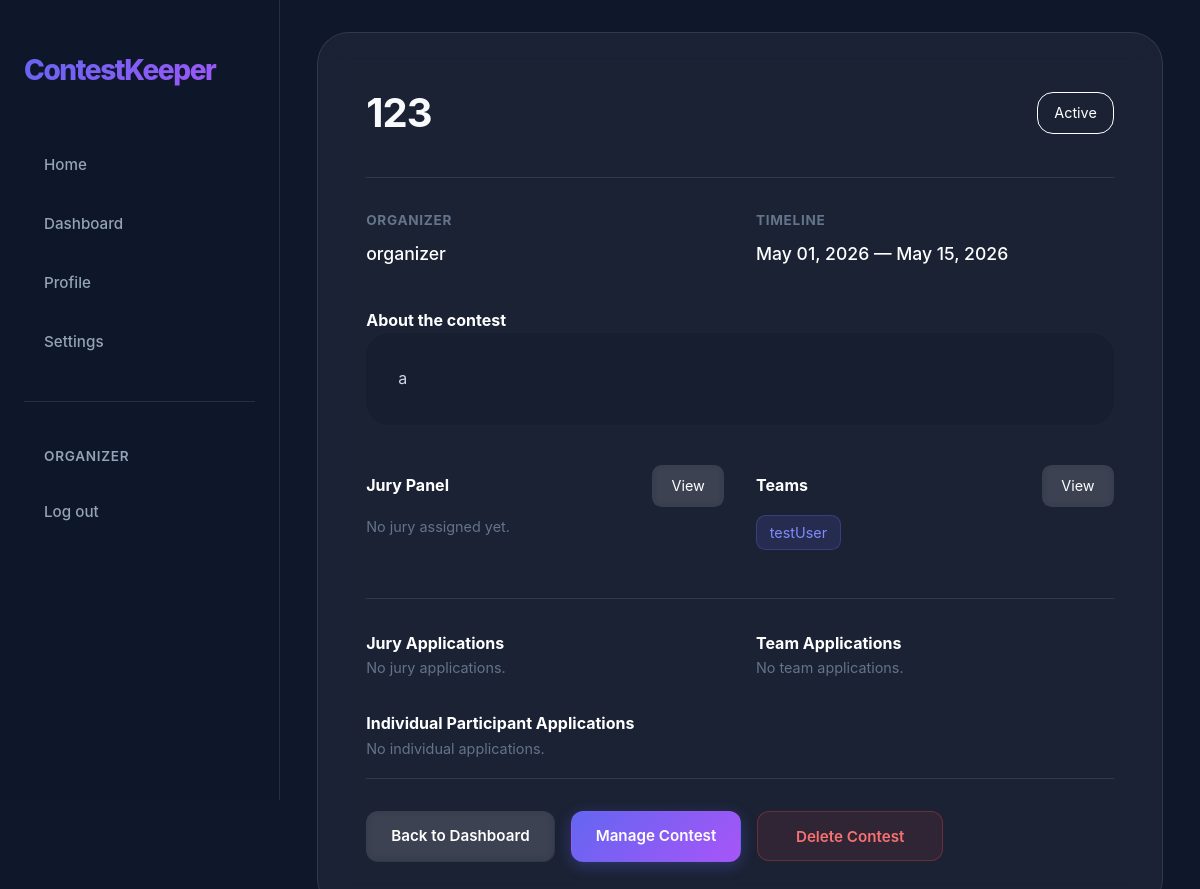
Screenshot of /contests/4/ (signed in) with the database file from the repository.
### app/models.py (models this page shows, shortened)
class User(AbstractUser):
    first_name = None
    last_name = None
    class Role(models.TextChoices):
        ORGANIZER = "ORGANIZER", "Organizer"
        JURY = "JURY", "Jury"
        PARTICIPANT = "PARTICIPANT", "Participant"
    username = models.CharField(max_length=20, unique=True)
    bio = models.CharField(max_length=200, blank=True)
    role = models.CharField(choices=Role.choices, default=Role.PARTICIPANT)

class Contest(models.Model):
    class Status(models.TextChoices):
        DRAFT = "DRAFT", "Draft"
        REGISTRATION = "REGISTRATION", "Registration"
        RUNNING = "RUNNING", "Running"
        FINISHED = "FINISHED", "Finished"
    name = models.CharField(max_length=20)
    description = models.TextField(max_length=200)
    start_date = models.DateTimeField()
    end_date = models.DateTimeField()
    organizer = models.ForeignKey(User, on_delete=models.CASCADE, related_name="organized_contests", null=True, blank=True)
    status = models.CharField(choices=Status.choices, default=Status.DRAFT)
    is_draft = models.BooleanField(default=True)
    jurys = models.ManyToManyField(User, related_name="judged_contests", blank=True)
    participants = models.ManyToManyField(User, related_name="participated_contests", blank=True)
    teams = models.ManyToManyField(Team, related_name="teams_in_contests", blank=True)

### app/views.py (the view)
# urls.py: path("<int:pk>/",                           views.ContestDetailView.as_view(), name="contest_detail"),
class ContestDetailView(DetailView):
    model = Contest
    template_name = "app/contest_detail.html"
    context_object_name = "contest"
    def get_object(self, queryset=None):
        contest = super().get_object(queryset)
        if contest.status == Contest.Status.DRAFT and contest.organizer != self.request.user:
            raise Http404("Contest is in draft or you don't have access.")
        return contest
    def get_context_data(self, **kwargs):
        contest = self.object
        user = self.request.user
        is_authenticated = user.is_authenticated
        t_applications = contest.contest_apps.filter(
            application_type=Application.Type.TEAM,
            status=Application.Status.PENDING,
        )
        j_applications = contest.contest_apps.filter(
            application_type=Application.Type.JURY,
            status=Application.Status.PENDING,
        )
        p_applications = contest.contest_apps.filter(
            application_type=Application.Type.PARTICIPANT,
            status=Application.Status.PENDING,
        )
        return super().get_context_data(
            team_applications=t_applications,
            jury_applications=j_applications,
            participant_applications=p_applications,
            has_pending_p_app=contest.contest_apps.filter(
                user=user,
                application_type=Application.Type.TEAM,
                status=Application.Status.PENDING,
            ).exists() if is_authenticated else False,
            has_pending_j_app=contest.contest_apps.filter(
                user=user,
                application_type=Application.Type.JURY,
                status=Application.Status.PENDING,
            ).exists() if is_authenticated else False,
            **kwargs,
        )

### app/templates/app/contest_detail.html (shortened to what this page needs)
{% load static %}
<!DOCTYPE html>
<html lang="en">
<head>
    <link rel="stylesheet" href="{% static 'css/common.css' %}">
    <link rel="stylesheet" href="{% static 'css/contest_detail.css' %}">
    <link href="{% static 'fonts/origin.css' %}" rel="stylesheet">
</head>
<body>
    {% include 'app/nav.html' %}
    <main class="dashboard-container">
        <div class="detail-card">
            <div class="detail-header">
                <h1 class="detail-title">{{ contest.name }}</h1>
                <span class="status-indicator">Active</span>
            </div>
            <div class="info-grid">
                <div class="info-item">
                    <h4>Organizer</h4>
                    <p>{{ contest.organizer.username }}</p>
                </div>
                <div class="info-item">
                    <h4>Timeline</h4>
                    <p>{{ contest.start_date|date:"M d, Y" }} — {{ contest.end_date|date:"M d, Y" }}</p>
                </div>
            </div>
            <h4>About the contest</h4>
            <div class="description-box">
                {{ contest.description }}
            </div>
            <div class="roles-section">
                <div>
                    <div style="display: flex; justify-content: space-between; align-items: center; margin-bottom: 0.5rem;">
                        <h4 style="margin: 0;">Jury Panel</h4>
                        <a href="{% url 'contest_jurys' contest.pk %}" class="btn-sm btn-secondary">View</a>
                    </div>
                    <div class="user-list">
                        {% for judge in contest.jurys.all %}
                        <span class="user-tag">{{ judge.username }}</span>
                        {% empty %}
                        <span class="empty-label">No jury assigned yet.</span>
                        {% endfor %}
                    </div>
                </div>
                <div>
                    <div style="display: flex; justify-content: space-between; align-items: center; margin-bottom: 0.5rem;">
                        <h4 style="margin: 0;">Teams</h4>
                        <a href="{% url 'contest_teams' contest.pk %}" class="btn-sm btn-secondary">View</a>
                    </div>
                    <div class="user-list">
                        {% for participant in contest.participants.all %}
                        <span class="user-tag">{{ participant.username }}</span>
                        {% empty %}
                        <span class="empty-label">No teams formed yet.</span>
                        {% endfor %}
                    </div>
                </div>
            </div>
            {% if user == contest.organizer %}
            <div class="application-section">
                <div>
                    <h4>Jury Applications</h4>
                    {% for app in jury_applications %}
                    <div class="application-card">
                        <span>{{ app.user.username }}</span>
                        <div class="action-btns">
                            <form action="{% url 'approve_application' app.pk %}" method="POST"
                                style="display: inline;">
                                {% csrf_token %}
                                <button type="submit" class="btn-sm btn-tinted btn-approve">Approve</button>
                            </form>
                            <form action="{% url 'reject_application' app.pk %}" method="POST" style="display: inline;">
                                {% csrf_token %}
                                <button type="submit" class="btn-sm btn-tinted btn-reject">Reject</button>
                            </form>
                        </div>
                    </div>
                    {% empty %}
                    <p class="empty-label">No jury applications.</p>
                    {% endfor %}
                </div>
                <div>
                    <h4>Team Applications</h4>
                    {% for app in team_applications %}
                    <div class="application-card">
                        <span>{{ app.team.name }}</span>
                        <div class="action-btns">
                            <form action="{% url 'approve_application' app.pk %}" method="POST"
                                style="display: inline;">
                                {% csrf_token %}
                                <button type="submit" class="btn-sm btn-tinted btn-approve">Approve</button>
                            </form>
                            <form action="{% url 'reject_application' app.pk %}" method="POST" style="display: inline;">
                                {% csrf_token %}
                                <button type="submit" class="btn-sm btn-tinted btn-reject">Reject</button>
                            </form>
                        </div>
                    </div>
                    {% empty %}
                    <p class="empty-label">No team applications.</p>
                    {% endfor %}
                </div>
                <div>
                    <h4>Individual Participant Applications</h4>
                    {% for app in participant_applications %}
                    <div class="application-card">
                        <span>{{ app.user.username }}</span>
                        <div class="action-btns">
                            <form action="{% url 'approve_application' app.pk %}" method="POST"
                                style="display: inline;">
                                {% csrf_token %}
                                <button type="submit" class="btn-sm btn-tinted btn-approve">Approve</button>
                            </form>
                            <form action="{% url 'reject_application' app.pk %}" method="POST" style="display: inline;">
                                {% csrf_token %}
                                <button type="submit" class="btn-sm btn-tinted btn-reject">Reject</button>
                            </form>
                        </div>
                    </div>
                    {% empty %}
                    <p class="empty-label">No individual applications.</p>
                    {% endfor %}
                </div>
            </div>
            {% endif %}
            <div class="contest-actions">
                <a href="{% url 'dashboard' %}" class="btn btn-secondary">Back to Dashboard</a>
                {% if user == contest.organizer or user.is_staff %}
                <a href="{% url 'contest_edit' contest.pk %}" class="btn btn-primary">Manage Contest</a>
                {% endif %}
                {% if user == contest.organizer %}
                <form class="delete-form" action="{% url 'contest_delete' contest.pk %}" method="POST"
                    onsubmit="return confirm('Are you sure you want to delete this contest? This action cannot be undone.');">
                    <button type="submit" class="btn btn-tinted btn-delete">Delete Contest</button>
                </form>
                {% endif %}
            </div>
        </div>
    </main>
</body>
</html>

### app/templates/app/nav.html (shortened to what this page needs)
{% load static %}
<nav id="nav">
    <div class="nav-container">
        <a href="{% url 'home' %}" class="nav-logo">ContestKeeper</a>
        <div class="nav-links">
            <button data-url="{% url 'home' %}" class="nav-link" id="homeBtn">Home</button>
            <button data-url="{% url 'dashboard' %}" class="nav-link" id="dashboardBtn">Dashboard</button>
            <button data-url="{% url 'profile' %}" class="nav-link" id="profileBtn">Profile</button>
            <button data-url="{% url 'settings' %}" class="nav-link" id="settingsBtn">Settings</button>
            <hr class="nav-auth-divider">
            {% if user.is_authenticated %}
            <span class="nav-user">{{ user.username }}</span>
            <form method="post" action="{% url 'logout' %}" class="nav-logout-form">
                <button type="submit" class="nav-link">Log out</button>
            </form>
            {% else %}
            <a href="{% url 'register' %}" class="nav-link">Register</a>
            <a href="{% url 'login' %}" class="nav-link">Log in</a>
            {% endif %}
        </div>
    </div>
</nav>
<link rel="stylesheet" href="{% static 'css/nav.css' %}">

### app/static/css/common.css (style rules this page uses)
:root { --primary: #6366f1; --primary-hover: #4f46e5; --secondary: #a855f7; --bg-dark: #0f172a; --bg-card: rgba(30, 41, 59, 0.7); --text-main: #f8fafc; --text-muted: #94a3b8; --border: rgba(255, 255, 255, 0.1); --glass: rgba(255, 255, 255, 0.05); --glass-hover: rgba(255, 255, 255, 0.1); --shadow-lg: 0 10px 25px -5px rgba(0, 0, 0, 0.3), 0 8px 10px -6px rgba(0, 0, 0, 0.3); }
* { margin: 0; box-sizing: border-box; }
body { background-color: var(--bg-dark); color: var(--text-main); font-family: 'Inter', -apple-system, BlinkMacSystemFont, "Segoe UI", Roboto, Helvetica, Arial, sans-serif; line-height: 1.6; min-height: 100vh; }
.dashboard-container { width: 98%; margin: 0 auto; padding: 0.5rem; }
h1, h2, h3 { color: var(--text-main); letter-spacing: -0.025em; }
.btn { display: inline-flex; align-items: center; justify-content: center; padding: 0.75rem 1.5rem; border-radius: 0.75rem; font-weight: 600; font-size: 0.95rem; font-family: inherit; text-decoration: none; transition: all 0.2s ease; cursor: pointer; border: 1px solid transparent; gap: 0.5rem; }
.btn-primary { background: linear-gradient(135deg, var(--primary) 0%, var(--secondary) 100%); color: white; box-shadow: 0 4px 15px rgba(99, 102, 241, 0.3); }
.btn-secondary { background: rgba(255, 255, 255, 0.1); color: white; backdrop-filter: blur(4px); }

### app/static/css/contest_detail.css (style rules this page uses)
:root { --white: #fff; --black: 255, 255, 255; --header: #64748b; --tag: 99, 102, 241; --tag-bg: #818cf8; --green-bg: 34, 197, 94; --green-text: #4ade80; --red-bg: 239, 68, 68; --red-text: #f87171; }
.detail-card { background: var(--glass); border: 1px solid var(--border); border-radius: 2rem; padding: 3rem; backdrop-filter: blur(15px); width: min(900px, calc(100% - 2.5rem)); margin: 1.5rem auto; color: var(--white); box-sizing: border-box; }
.detail-header { border-bottom: 1px solid var(--border); padding-bottom: 2rem; margin-bottom: 2rem; display: flex; justify-content: space-between; align-items: center; }
.detail-title { margin: 0; font-size: 2.5rem; }
.info-grid { display: grid; grid-template-columns: repeat(2, 1fr); gap: 2rem; margin-bottom: 2.5rem; }
.info-item h4 { color: var(--header); font-size: 0.85rem; text-transform: uppercase; letter-spacing: 0.05em; margin-bottom: 0.5rem; }
.info-item p { font-size: 1.1rem; font-weight: 500; }
.description-box { background: color-mix(in srgb, var(--bg-dark) 40%, transparent); border-radius: 1.5rem; padding: 2rem; margin-bottom: 2.5rem; line-height: 1.7; color: #cbd5e1; }
.roles-section { display: grid; grid-template-columns: repeat(2, 1fr); gap: 2rem; }
.user-list { list-style: none; padding: 0; display: flex; flex-wrap: wrap; gap: 0.6rem; }
.user-tag { background: rgba(var(--tag), 0.15); color: var(--tag-bg); border: 1px solid rgba(var(--tag), 0.3); padding: 0.3rem 0.8rem; border-radius: 0.6rem; font-size: 0.9rem; }
.empty-label { color: var(--header); font-size: 0.9rem; }
.application-section { margin-top: 3rem; display: grid; grid-template-columns: repeat(2, 1fr); gap: 2rem; border-top: 1px solid rgba(var(--black), 0.1); padding-top: 2rem; }
.btn-sm { padding: 0.6rem 1.2rem; font-size: 0.9rem; border-radius: 0.6rem; cursor: pointer; border: none; transition: 0.2s; text-decoration: none; display: inline-flex; align-items: center; justify-content: center; }
.btn-tinted { color: var(--btn-text); background: rgba(var(--btn-color), 0.2); border: 1px solid rgba(var(--btn-color), 0.3); }
.btn-delete { --btn-color: var(--red-bg); --btn-text: var(--red-text); background: rgba(var(--red-bg), 0.1); }
.contest-actions { margin-top: 1.15rem; border-top: 1px solid rgba(var(--black), 0.1); padding-top: 2rem; display: flex; flex-wrap: wrap; gap: 1rem; align-items: center; }
.contest-actions .btn { text-decoration: none; text-align: center; }
.delete-form { display: inline-flex; align-items: center; }
.delete-form .btn { padding: 0.9rem 2.35rem; font-weight: 600; }
.status-indicator { font-size: 0.9rem; padding: 0.5rem 1rem; border-radius: 1rem; border: 1px solid; white-space: nowrap; }

### rows the page displays
User: username "ORGANIZER"
Contest: name "123", organizer.username "organizer", start_date "May 01, 2026", end_date "May 15, 2026", description "a"
User: username "testUser"
